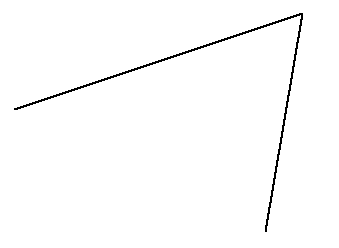
#> input picture my_stuff hough/two_lines.png, 339 x 248 px
$ jupyter execute notebook-editing.ipynb   (shell and % lines are left out)
#> lines starting #> are read from the running program, lines starting #| are printed output that depends on the picture; after the words box and inside, x2 and y2 are one past the last pixel; in counts of white or black regions, pixels touching at a corner belong together
[cell 1]
import cv2
import numpy as np
from matplotlib import pyplot as plt

def plot_image(image, title):
    plt.imshow(image, cmap=plt.cm.gray)
    plt.title(title)
    plt.show()

[cell 2]
original_image = cv2.imread('two_lines.png')
#> original_image is the input picture: shape (248, 339, 3); 98.6% white; black in thin lines or dots, all inside (x1, y1, x2, y2) = (14, 13, 303, 232)
plot_image(original_image, 'Original image')

[cell 3]
test_image = cv2.imread('two_lines.png')
test_image = cv2.cvtColor(test_image, cv2.COLOR_BGR2GRAY)
plot_image(test_image, 'Grayscale image')

[cell 4]
test_image = cv2.GaussianBlur(test_image, (3,3),0)
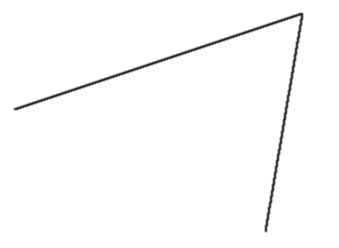
#> test_image: shape (248, 339); min 16, max 255, mean 251.5
plot_image(test_image, 'Blur image')

[cell 5]
test_image = cv2.Canny(test_image, 100, 150)
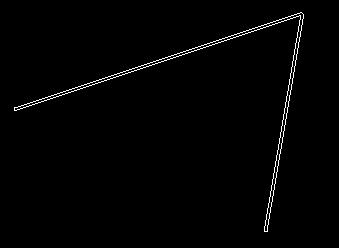
#> test_image: shape (248, 339); 1.2% white in thin lines or dots, all inside (x1, y1, x2, y2) = (14, 12, 304, 232)
plot_image(test_image, 'Canny image')

[cell 6]
def roi(image):
    top_padding = 0
    bottom_padding = 0 # Front bumper compensation
    height = image.shape[0]
    width = image.shape[1]
    # FYI, below values are highly dependant on the camera calibration i.e what part of the road is actually being captured
    bottom_left = [0, height-bottom_padding]
    bottom_right = [width, height-bottom_padding]
    top_right = [width*1/3, height*1/3 + top_padding]
    top_left = [width*2/3, height*1/3 + top_padding]
    vertices = [np.array([bottom_left, bottom_right, top_left, top_right], dtype=np.int32)]
    mask = np.zeros_like(image)
    cv2.fillPoly(mask, vertices, 255)
    plot_image(mask, "mask")
    masked_image = cv2.bitwise_and(image, mask)
    return masked_image

[cell 7]
roi_image = roi(test_image)
#> in roi, `cv2.fillPoly(mask, vertices, 255)`:
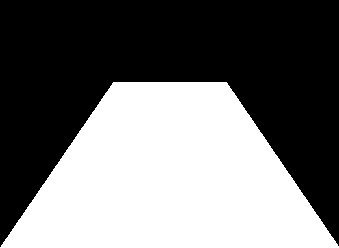
#> mask: shape (248, 339); 44.8% white; 1 white region, box (x1, y1, x2, y2) and area: (0, 82, 339, 248) 37655
#> in roi, `masked_image = cv2.bitwise_and(image, mask)`:
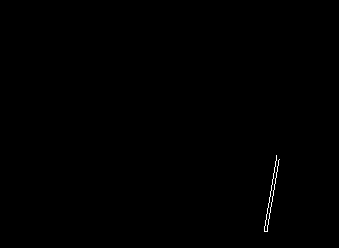
#> masked_image: shape (248, 339); 0.18% white in thin lines or dots, all inside (x1, y1, x2, y2) = (264, 155, 280, 232)

[cell 8]
plot_image(test_image, "Masked image")

[cell 9]
def averaged_lines(image, lines):
    right_lines = []
    left_lines = []
    for x1,y1,x2,y2 in lines[:, 0]:
        parameters = np.polyfit((x1, x2), (y1, y2), 1)
        slope = parameters[0]
        intercept = parameters[1]
        if slope >= 0:
            right_lines.append([slope, intercept])
        else:
            left_lines.append([slope, intercept])

    def merge_lines(image, lines):
        if len(lines) > 0:
            slope, intercept = np.average(lines, axis=0)
            y1 = image.shape[0]
            y2 = int(y1*(1/2))
            x1 = int((y1 - intercept)/slope)
            x2 = int((y2 - intercept)/slope)
            return np.array([x1, y1, x2, y2])

    left = merge_lines(image, left_lines)
    right = merge_lines(image, right_lines)
    return left, right

def hough_lines(image, rho, theta, threshold, min_line_len, max_line_gap):
    lines_image = np.zeros((image.shape[0], image.shape[1], 3), dtype=np.uint8)
    lines = cv2.HoughLinesP(image, rho, theta, threshold, np.array([]), minLineLength=min_line_len, maxLineGap=max_line_gap)
    if lines is not None:
        lines = averaged_lines(image, lines)
        for line in lines:
            if line is not None:
                x1,y1,x2,y2 = line
                cv2.line(lines_image, (x1, y1), (x2, y2), (0, 0, 255), 20)
        plot_image(lines_image, "lines")
    return lines_image

[cell 10]
hough_lines_image = hough_lines(test_image, 0.9, np.pi/180, 100, 100, 50)
#> in hough_lines, `lines = cv2.HoughLinesP(image, rho, theta, threshold, np.array([]), mi..`: lines = [[274, 167, 301, 12], [83, 87, 303, 15], [93, 81, 302, 13], [266, 231, 303, 17]]
#> the loop in averaged_lines, `for x1,y1,x2,y2 in lines[:, 0]:` made 4 passes
#> (x1, y1, x2, y2, slope, intercept) on passes 1 to 4: (274, 167, 301, 12, -5.74, 1740), (83, 87, 303, 15, -0.327, 114.2), (93, 81, 302, 13, -0.325, 111.3), (266, 231, 303, 17, -5.78, 1769.5)
#> after the loop in averaged_lines, `for x1,y1,x2,y2 in lines[:, 0]:`: left_lines = [[-5.74, 1740], [-0.327, 114.2], [-0.325, 111.3], [-5.78, 1769.5]]; right_lines = []
#> in merge_lines, `slope, intercept = np.average(lines, axis=0)`: slope = -3.04; intercept = 933.7
#> in merge_lines, `x1 = int((y1 - intercept)/slope)`: x1 = 225
#> in merge_lines, `x2 = int((y2 - intercept)/slope)`: x2 = 265
#> in averaged_lines, `left = merge_lines(image, left_lines)`: left = [225, 248, 265, 124]
#> the loop in hough_lines, `for line in lines:` made 2 passes
#> line on pass 2: None
#> after the loop in hough_lines, `for line in lines:`:
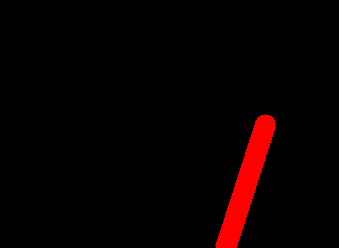
#> lines_image: shape (248, 339, 3); mean of channels 0, 1, 2 0, 0, 8.7; drawn as B, G, R

[cell 11]
hough_lines_image_test = hough_lines(test_image, 0.9, np.pi/180, 100, 100, 50)
#> the loop in averaged_lines (call 2), `for x1,y1,x2,y2 in lines[:, 0]:` made 4 passes
#> the loop in hough_lines (call 2), `for line in lines:` made 2 passes

[cell 12]
def combine_images(image, initial_image, α=0.9, β=1.0, λ=0.0):
    combined_image = cv2.addWeighted(initial_image, α, image, β, λ)
    plot_image(combined_image, "combined")
    return combined_image

[cell 13]
final_image = combine_images(hough_lines_image, original_image)
#> in combine_images, `combined_image = cv2.addWeighted(initial_image, α, image, β, λ)`:
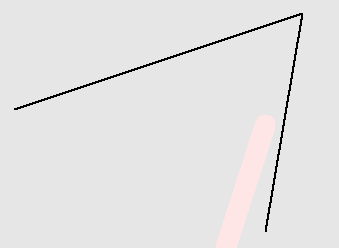
#> combined_image: shape (248, 339, 3); mean B, G, R 226.9, 226.9, 227.7
